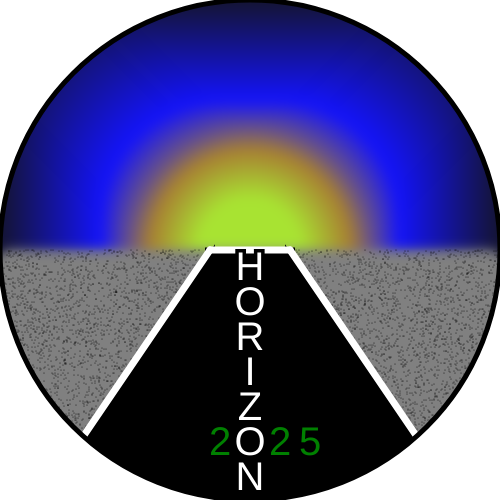
Frame 1 (no input)
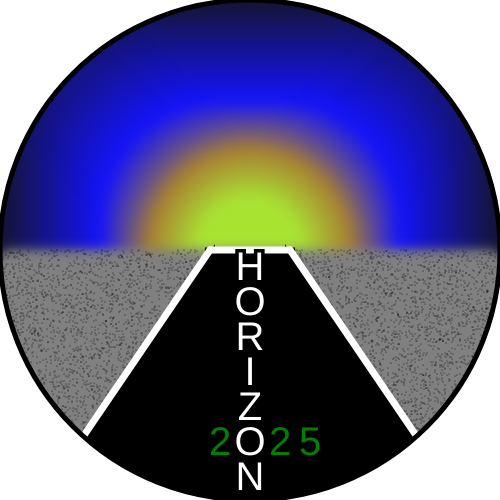
Frame 2 (the mouse pressed at the canvas centre, redrawn once)

The p5.js sketch that drew these frames (run headless with seeded random() and noise() and a simulated clock; the mouse was pressed at the canvas centre and the sketch redrawn once):

// p5.js sketch
// ── sketch.js
var shade1 = 20, shade2 = 20, shade3 = 50; //shades for the colour rgb
let ran1 = Math.floor(Math.random() * 500) + 1, ran2 = Math.floor(Math.random() * 250) + 250;

function setup() {
  createCanvas(500, 500);
  background(0);
  rectMode(CENTER);
  textAlign(CENTER);
  noLoop();
  draw();
  pixelDensity(1)
}

/*
FUNCTIONS FOR DRAWING STUFF
*/

function FillRect(width1, height1, width2, height2, fill1, roundedCorner) {
  fill(fill1);
  rect(width1, height1, width2, height2, roundedCorner, roundedCorner, roundedCorner, roundedCorner);
}

function drawSky() {
  noStroke();
  //draws the dark blue to light blue gradient
  for (i = 0; i < 100; i++) {
    FillRect(width / 2, height / 2, width - 2 * i, height - 2 * i, color(shade1, shade2, shade3 + i * 2), 120);
  }
  shade3 = 250;
  //transitions the light blue to orange
  for (i = 0; i < 50; i++) {
    FillRect(width / 2, height / 2, width - 2 * i - 200, height - 2 * i - 200, color(shade1 + (148 / 50) * i, shade2 + (109 / 50) * i, shade3 - i * 4), 120);
  }
  shade1 = 168;
  shade2 = 129;
  shade3 = 50;
  //transitions the orange to bright yellow
  for (i = 0; i < 50; i++) {
    FillRect(width / 2, height / 2, width - 2 * i - 300, height - 2 * i - 300, color(shade1, shade2 + i * 2, shade3), 120);
  }
  stroke(1);
}

function pebble() {
  //creates 10000 dots that are meant to represent pebbles
  for (i = 0; i < 10000; i++) {
    strokeWeight(50);
    fill("black");
    circle(ran1, ran2, 1);
    ran1 = Math.floor(Math.random() * 500) + 1;
    ran2 = Math.floor(Math.random() * 250) + 250;
  }
}

function drawRoad() {
  //drawing the road to the sun
  noStroke();
  push();
  FillRect(width / 2, height * 3 / 4, width, height / 2 + 1, color("grey"), 10);
  filter(BLUR, 5);
  pop();
  fill("white");
  //pebble the road
  pebble();
  strokeWeight(10);
  stroke("black");
  //create road
  triangle(40, height, width / 2 - 40, height / 2 + 10, width / 2 - 40, height);
  triangle(width - 40, height, width / 2 + 40, height / 2 + 10, width / 2 + 40, height);
  rect(width / 2, height * 3 / 4, 80, height / 2 - 5);
  //outline for road
  stroke("white");
  strokeWeight(7);
  line(40, height, width / 2 - 40, height / 2);
  line(width - 40, height, width / 2 + 40, height / 2);
  line(width/2 - 40, height/2, width / 2 + 40, height / 2);
  fill("white");
  stroke("black");
  textSize(40);

  //HORIZON AND 2025
  horizion2025();
}

function horizion2025() {
  //creates the horizon and 2025 texts
  text("N", width / 2, height - 10);
  text("O", width / 2, height - 45);
  text("Z", width / 2, height - 80);
  text("I", width / 2, height - 115);
  text("R", width / 2, height - 150);
  text("O", width / 2, height - 185);
  text("H", width / 2, height - 220);
  fill("green")
  text("2", width / 2 - 30, height - 45);
  text("5", width / 2 + 60, height - 45);
  text("2", width / 2 + 30, height - 45);
}

function drawBorder() {
  //draws the logo border
  noFill();
  strokeWeight(5);
  stroke("black");
  circle(width/2, height/2, width)
}

function Manipulate() {
    //pixel manipulation for crop
  loadPixels();
  for (let i = 0; i < width; i++) {
    for (let j = 0; j < height; j++) {
      // assuming height == width
      if (dist(i, j, width / 2, height / 2) > width / 2) {
        const idx = (i + j * width) * 4;
        pixels[idx + 0] = 0;
        pixels[idx + 1] = 0;
        pixels[idx + 2] = 0;
        pixels[idx + 3] = 0;

      }
    }
  }
  updatePixels();
}

/*
Actual Code itself
*/

function draw() {
  shade1 = 20;
  shade2 = 20;
  shade3 = 50;
  fill("black")
  drawSky();
  drawRoad();
  noStroke();
  fill("white")
  Manipulate();
  drawBorder();

}
// ── style.css
html, body {
  margin: 0;
  padding: 50;
}
canvas {
  display: block;
  font-family: 'Finger Paint', cursive;
}
